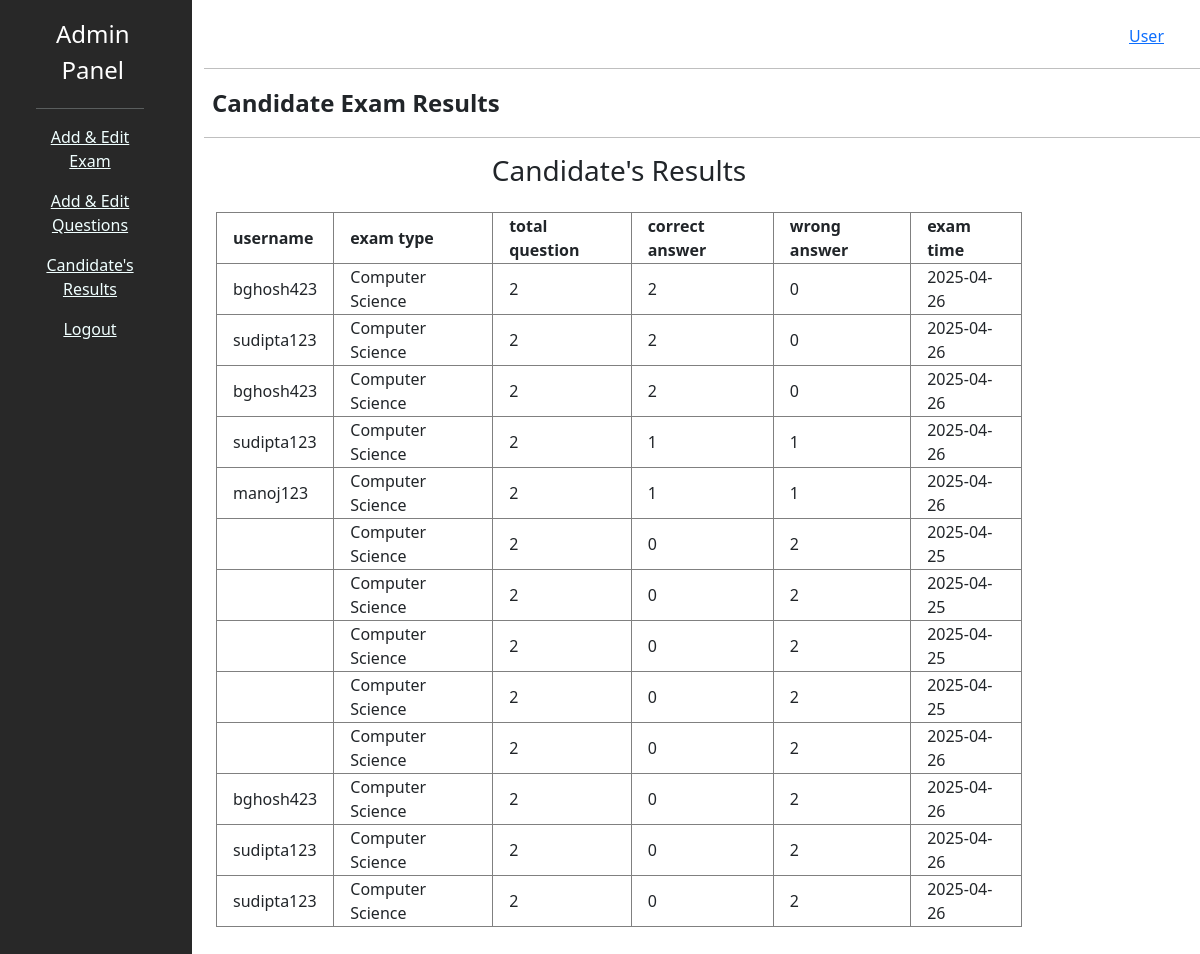
The app's page /admin/old_exam_results_admin.php (signed in) with its own data.
### tables this page shows
CREATE TABLE `exam_results` (
  `id` int(5) NOT NULL,
  `username` varchar(100) NOT NULL,
  `exam_type` varchar(100) NOT NULL,
  `total_question` varchar(10) NOT NULL,
  `correct_answer` varchar(10) NOT NULL,
  `wrong_answer` varchar(10) NOT NULL,
  `exam_time` varchar(50) NOT NULL
);

### admin/old_exam_results_admin.php (the view, shortened to what this page needs)
<?php
include "header.php";
include "../connection.php";
    ?>
<div class="col col-lg-10 right-part">
                <div class="container mt-4">
                    <div class="row">
                        <div class="col col-lg-11"></div>
                        <div class="col col-lg-1">
                            <nav aria-label="breadcrumb mt-2">
                                <ol class="breadcrumb">
                                    <li class="breadcrumb-item"><a href="#">User</a></li>
                                </ol>
                            </nav>
                        </div>
                    </div>
                </div>
                <hr class="line mt-1" style="color: black;">
                <p class="dash-heading mx-2">Candidate Exam Results</p>
                <hr class="line mt-1" style="color: black;">
<div class="col col-lg-10 right-part">
    <div class="container">
        <div class="col-lg-12 mx-auto mt-1">
            <div class="body" style="height:400px">
                <center>
                    <h3 class="mb-4">Candidate's Results</h3>
                </center>
                <?php
                $res = mysqli_query($link, "select * from exam_results order by correct_answer desc");
                $count = mysqli_num_rows($res);
                if ($count == 0) {
                    ?>
                    <center>
                        <h3>No Results Found</h3>
                    </center>
                    <?php
                } else {
                    echo "<table class='table-bordered mx-auto'>";
                    echo "<tr>";
                    echo "<th class='px-3'>";
                    echo "username";
                    echo "</th>";
                    echo "<th class='px-3'>";
                    echo "exam type";
                    echo "</th>";
                    echo "<th class='px-3'>";
                    echo "total question";
                    echo "</th>";
                    echo "<th class='px-3'>";
                    echo "correct answer";
                    echo "</th>";
                    echo "<th class='px-3'>";
                    echo "wrong answer";
                    echo "</th>";
                    echo "<th class='px-3'>";
                    echo "exam time";
                    echo "</th>";
                    echo "</tr>";
                    while ($row = mysqli_fetch_array($res)) {
                        echo "<tr>";
                        echo "<td class='px-3'>";
                        echo $row["username"];
                        echo "</td>";
                        echo "<td class='px-3'>";
                        echo $row["exam_type"];
                        echo "</td>";
                        echo "<td class='px-3'>";
                        echo $row["total_question"];
                        echo "</td>";
                        echo "<td class='px-3'>";
                        echo $row["correct_answer"];
                        echo "</td>";
                        echo "<td class='px-3'>";
                        echo $row["wrong_answer"];
                        echo "</td>";
                        echo "<td class='px-3'>";
                        echo $row["exam_time"];
                        echo "</td>";
                        echo "</tr>";
                    }
                    echo "</table>";
                }
                ?>
            </div>
        </div>
    </div>
</div>

### admin/header.php (shortened to what this page needs)
<!DOCTYPE html>
<html lang="en">
<head>
    <link rel="stylesheet" href="demo_style.css">
    <link href="https://cdn.jsdelivr.net/npm/bootstrap@5.3.5/dist/css/bootstrap.min.css" rel="stylesheet"
>
</head>
<body>
    <div class="conatiner main-body">
        <div class="row">
            <div class="col col-lg-2 left-part px-5 ">
                <nav class="navbar navbar-expand-lg" data-bs-theme="dark">
                    <div class="container">
                        <div class="collapse navbar-collapse" id="navbarSupportedContent">
                            <ul class="navbar-nav me-auto mb-2 mb-lg-0">
                                <li class="nav-item">
                                    <a class="nav-link active fs-4 text-center" aria-current="page" href="#">Admin Panel</a>
                                </li>
                            </ul>
                        </div>
                    </div>
                </nav>
                <hr class="line mt-1">
                <a href="exam_category.php" class="content"><p class="text-center">Add & Edit Exam</p></a>
                <a href="add_edit_exam_questions.php" class="content"><p class="text-center">Add & Edit Questions</p></a>
                <a href="old_exam_results_admin.php" class="content"><p class="text-center">Candidate's Results</p></a>
                <a href="logout.php" class="content"><p class="text-center">Logout</p></a>
            </div>

### admin/demo_style.css (style rules this page uses)
.left-part { height: 100rem; background-color: rgba(0, 0, 0, 0.842); }
.right-part { height: 100rem; background-color: rgb(255, 255, 255); }
.line { color: azure; }
.content { color: azure; padding-top: 5rem; }
.dash-heading { margin-left: 2rem; font-weight: bold; font-size: 150%; }

### records on screen
exam_results: username "bghosh423", exam_type "Computer Science", total_question "2", correct_answer "2", wrong_answer "0", exam_time "2025-04-26"
exam_results: username "sudipta123", exam_type "Computer Science", total_question "2", correct_answer "2", wrong_answer "0", exam_time "2025-04-26"
exam_results: username "bghosh423", exam_type "Computer Science", total_question "2", correct_answer "2", wrong_answer "0", exam_time "2025-04-26"
exam_results: username "sudipta123", exam_type "Computer Science", total_question "2", correct_answer "1", wrong_answer "1", exam_time "2025-04-26"
exam_results: username "manoj123", exam_type "Computer Science", total_question "2", correct_answer "1", wrong_answer "1", exam_time "2025-04-26"
exam_results: exam_type "Computer Science", total_question "2", correct_answer "0", wrong_answer "2", exam_time "2025-04-25"
exam_results: exam_type "Computer Science", total_question "2", correct_answer "0", wrong_answer "2", exam_time "2025-04-25"
exam_results: exam_type "Computer Science", total_question "2", correct_answer "0", wrong_answer "2", exam_time "2025-04-25"
exam_results: exam_type "Computer Science", total_question "2", correct_answer "0", wrong_answer "2", exam_time "2025-04-25"
exam_results: exam_type "Computer Science", total_question "2", correct_answer "0", wrong_answer "2", exam_time "2025-04-26"
exam_results: username "bghosh423", exam_type "Computer Science", total_question "2", correct_answer "0", wrong_answer "2", exam_time "2025-04-26"
exam_results: username "sudipta123", exam_type "Computer Science", total_question "2", correct_answer "0", wrong_answer "2", exam_time "2025-04-26"
exam_results: username "sudipta123", exam_type "Computer Science", total_question "2", correct_answer "0", wrong_answer "2", exam_time "2025-04-26"
